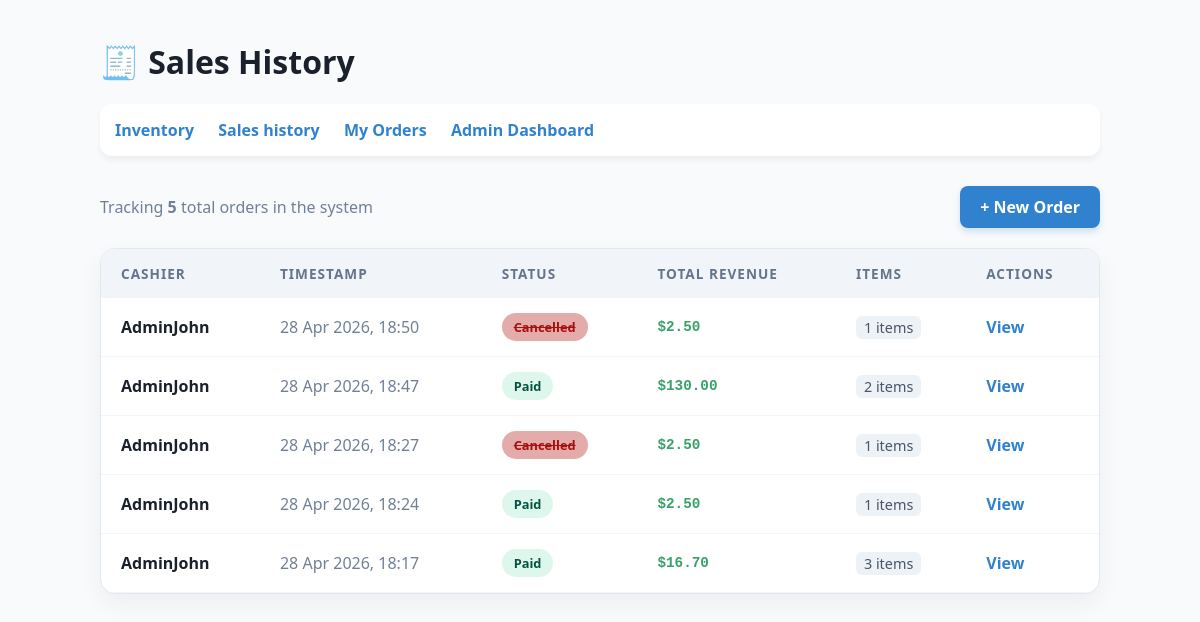
The app's page /sales/orders/ (signed in) with its own data.
### sales/models.py (models this page shows, shortened)
class Order(models.Model):
    STATUS_CHOICES = [
        ('open',       'Open'),
        ('on_hold',    'On Hold'),
        ('paid',       'Paid'),
        ('refunded',   'Refunded'),
        ('cancelled',  'Cancelled'),
    ]
    cashier    = models.ForeignKey(
                    User,
                    on_delete=models.SET_NULL,   # keep the order if the staff account is deleted
                    null=True,
                    related_name='orders',
                 )
    status     = models.CharField(max_length=20, choices=STATUS_CHOICES, default='open')
    created_at = models.DateTimeField(auto_now_add=True)    # set when the order is created
    notes      = models.TextField(blank=True)
    @property
    def total(self):
        subtotal = sum(item.subtotal for item in self.items.all())
        if hasattr(self, 'discount'):
            return subtotal - self.discount.amount
        return subtotal
    class Meta:
        ordering = ['-created_at']

class OrderItem(models.Model):
    order      = models.ForeignKey(Order, on_delete=models.CASCADE, related_name='items')
    product    = models.ForeignKey(Product, on_delete=models.PROTECT)   # PROTECT prevents deleting a product that has sales
    quantity   = models.PositiveIntegerField(default=1)
    unit_price = models.DecimalField(max_digits=8, decimal_places=2)    # price at time of sale
    @property
    def subtotal(self):
        return self.unit_price * self.quantity

### sales/views.py (the view)
# urls.py: path('orders/',                 views.order_list,           name='order_list'),
@login_required
def order_list(request):
    orders = Order.objects.all().order_by('-created_at')
    return render(request, 'sales/order_list.html', {'orders': orders})

### sales/templates/sales/order_list.html (shortened to what this page needs)
<!DOCTYPE html>
<html lang="en">
<head>
</head>
<body>
    <h1>🧾 Sales History</h1>
    <nav>
        <a href="{% url 'product_list' %}">Inventory</a>
        <a href="{% url 'order_list' %}">Sales history</a>
        <a href="{% url 'my_orders' %}">My Orders</a>
        <a href="/admin/">Admin Dashboard</a>
    </nav>
    <div style="display: flex; justify-content: space-between; align-items: center; margin-bottom: 20px;">
        <p style="color: #718096; margin: 0;">
            Tracking <b>{{ orders.count }}</b> total orders in the system
        </p>
        <a href="{% url 'create_order' %}" class="btn-new-order">
            + New Order
        </a>
    </div>
    <div class="table-container">
        <table>
            <thead>
                <tr>
                    <th>Cashier</th>
                    <th>Timestamp</th>
                    <th>Status</th>
                    <th>Total Revenue</th>
                    <th>Items</th>
                    <th>Actions</th>
                </tr>
            </thead>
            <tbody>
            {% for order in orders %}
                <tr>
                    <td><b>{{ order.cashier }}</b></td>
                    <td style="color: #718096;">{{ order.created_at|date:"d M Y, H:i" }}</td>
                    <td>
                        <span class="badge status-{{ order.status }}">
                            {{ order.get_status_display }}
                        </span>
                    </td>
                    <td class="price-text">${{ order.total|floatformat:2 }}</td>
                    <td><span class="item-count">{{ order.items.count }} items</span></td>
                    <td>
                        <a href="{% url 'order_detail' order.pk %}" style="color:var(--primary);font-weight:700;text-decoration:none">View</a>
                    </td>
                </tr>
            {% empty %}
                <tr>
                    <td colspan="6" class="empty-state">
                        No transactions yet. Time to make some bread!
                    </td>
                </tr>
            {% endfor %}
            </tbody>
        </table>
    </div>
</body>
</html>

### sales/templates/sales/order_list.html (style rules this page uses)
:root { --bg: #f8fafc; --primary: #3182ce; --text-dark: #1a202c; --success: #38a169; --warning: #dd6b20; --danger: #e53e3e; --info: #805ad5; }
body { font-family: 'Segoe UI', sans-serif; max-width: 1000px; margin: 40px auto; padding: 0 20px; background: var(--bg); color: var(--text-dark); }
h1 { display: flex; align-items: center; gap: 10px; }
nav { background: white; padding: 15px; border-radius: 12px; box-shadow: 0 4px 6px rgba(0,0,0,0.05); margin-bottom: 30px; }
nav a { margin-right: 20px; text-decoration: none; color: var(--primary); font-weight: 600; }
.table-container { background: white; border-radius: 15px; overflow: hidden; box-shadow: 0 10px 25px rgba(0,0,0,0.05); border: 1px solid #e2e8f0; }
table { width: 100%; border-collapse: collapse; }
th { background: #f1f5f9; color: #64748b; font-size: 0.85em; text-transform: uppercase; letter-spacing: 1px; padding: 15px 20px; text-align: left; }
td { padding: 15px 20px; border-bottom: 1px solid #f1f5f9; transition: 0.2s; }
.badge { padding: 5px 12px; border-radius: 20px; font-size: 0.8em; font-weight: bold; display: inline-block; }
.status-paid { background: #def7ec; color: #03543f; }
.status-cancelled { background: #da8a8ab6; color: #a71010; text-decoration: line-through; }
.price-text { font-weight: 800; color: var(--success); font-family: monospace; font-size: 1.1em; }
.item-count { background: #edf2f7; color: #4a5568; padding: 2px 8px; border-radius: 6px; font-size: 0.9em; }
.btn-new-order { background-color: var(--primary); color: white; padding: 10px 20px; border-radius: 8px; text-decoration: none; font-weight: bold; box-shadow: 0 4px 6px rgba(49, 130, 206, 0.2); transition: 0.2s; display: inline-block; }

### records on screen
Order: cashier "AdminJohn", created_at "28 Apr 2026, 18:50", status "Cancelled", total "2.50", items.count "1"
Order: cashier "AdminJohn", created_at "28 Apr 2026, 18:47", status "Paid", total "130.00", items.count "2"
Order: cashier "AdminJohn", created_at "28 Apr 2026, 18:27", status "Cancelled", total "2.50", items.count "1"
Order: cashier "AdminJohn", created_at "28 Apr 2026, 18:24", status "Paid", total "2.50", items.count "1"
Order: cashier "AdminJohn", created_at "28 Apr 2026, 18:17", status "Paid", total "16.70", items.count "3"

### other values on screen
{{ orders.count }} "5"
